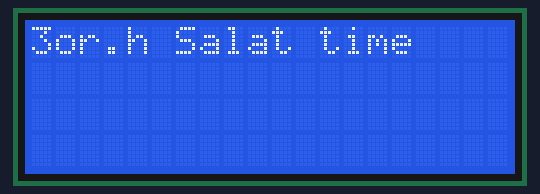
Recording of a sketch running on a simulated Arduino Uno, built with avr-gcc and run on an emulated ATmega328P. Shown: 20×4 character LCD.

Above: at 0.1 s.
At 0.7 s:
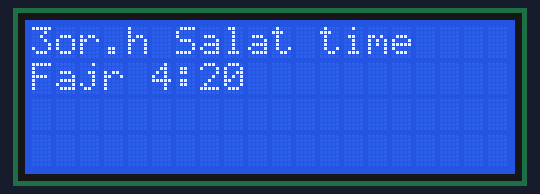
At 3.8 s:
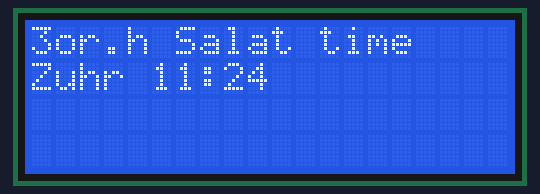
At 6.8 s:
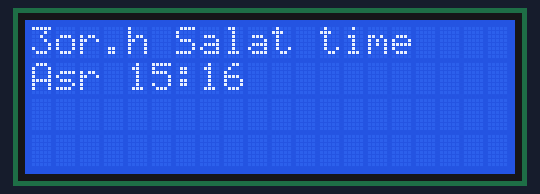
At 9.8 s:
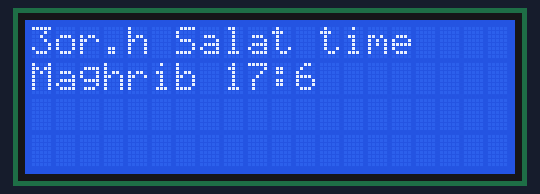
At 12.8 s:
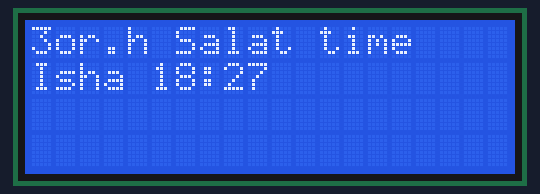

Measured:
- by itself, everything shown: repeats every 15.2 s, in 5 steps
- what the display in image 1 shows lasts 3.0 s, from 0.7 s to 3.7 s
- what the display in image 5 shows lasts 3.1 s, from 12.8 s to 15.9 s

The sketch:

s1.ino
```cpp
#include "Wire.h"
#include <Adafruit_GFX.h>
//#include <Adafruit_PCD8544.h>
//Adafruit_PCD8544 display = Adafruit_PCD8544(7, 6, 5, 4, 3);

int xegg, yegg;

//#define DS1307_I2C_ADDRESS 0x68  // This is the I2C address
#include <Rtc_Pcf8563.h>
Rtc_Pcf8563 rtc;


#include <LiquidCrystal_I2C.h>
LiquidCrystal_I2C lcd(0x27,20,4);

long previousMillis = 0;        // will store last time time was updated
byte second, minute, hour, dayOfWeek, dayOfMonth, month, year;
long interval = 200;
int displayx, displayy, displayradius, x2, y2, x3, y3;
int zero = 0;
char  *Day[] = {"", "Sun", "Mon", "Tue", "Wed", "Thu", "Fri", "Sat"};
double fajr, sunRise, zuhr, asr, maghrib, isha;

// Convert normal decimal numbers to binary coded decimal
byte decToBcd(byte val)
{
  return ( (val / 10 * 16) + (val % 10) );
}

// Convert binary coded decimal to normal decimal numbers
byte bcdToDec(byte val)
{
  return ( (val / 16 * 10) + (val % 16) );
}

// Gets the date and time from the ds1307 and prints result
void getDateDs1307()
{
  /*
  // Reset the register pointer
  Wire.beginTransmission(DS1307_I2C_ADDRESS);
  //Wire.write(0x00);
  Wire.write(zero);
  Wire.endTransmission();
  Wire.requestFrom(DS1307_I2C_ADDRESS, 7);

  second     = bcdToDec(Wire.read() & 0x7f);
  minute     = bcdToDec(Wire.read());
  hour       = bcdToDec(Wire.read() & 0x3f);
  dayOfWeek  = bcdToDec(Wire.read());
  dayOfMonth = bcdToDec(Wire.read());
  month      = bcdToDec(Wire.read());
  year       = bcdToDec(Wire.read());
*/
  second     = rtc.getSecond();
  minute     = rtc.getMinute();
  hour       = rtc.getHour();
  dayOfWeek  = rtc.getWeekday();
  dayOfMonth = rtc.getDay();
  month      = rtc.getMonth();
  year       = rtc.getYear();

}

/*void setDateDs1307()
{
  Wire.beginTransmission(DS1307_I2C_ADDRESS);
  Wire.write(zero);
  Wire.write(decToBcd(second));    // 0 to bit 7 starts the clock
  Wire.write(decToBcd(minute));
  Wire.write(decToBcd(hour));      // for 12 hour am/pm, need to set bit 6 (also need to change readDateDs1307)
  Wire.write(decToBcd(dayOfWeek));
  Wire.write(decToBcd(dayOfMonth));
  Wire.write(decToBcd(month));
  Wire.write(decToBcd(year));
  Wire.endTransmission();
}
*/
/*
void printTime()
{
  int hours, minutes;
  char s[12];
  display.clearDisplay();
  display.setCursor(0, 16);
  display.print(Day[dayOfWeek]);
  display.print(":");
  display.print(char(dayOfMonth / 10 + 0x30));
  display.print(char(dayOfMonth % 10 + 0x30));
  display.print("/");
  display.print(char(month / 10 + 0x30));
  display.print(char(month % 10 + 0x30));
  display.print("/");
  display.print("20");
  display.print(char(year / 10 + 0x30));
  display.print(char(year % 10 + 0x30));

  display.setCursor(18, 26);
  display.print( char( hour / 10 + 0x30) );
  display.print( char( hour % 10 + 0x30) );
  display.print(":");
  display.print( char(minute / 10 + 0x30));
  display.print( char(minute % 10 + 0x30));
  display.print(":");
  display.print(char (second / 10 + 0x30));
  display.print(char (second % 10 + 0x30));
  display.display();
  delay(1000);

  doubleToHrMin(fajr, hours, minutes);
  display.clearDisplay();
  display.setCursor(1, 1);
  display.print("Fajr ");
  display.print(hours);
  display.print(":");
  display.print(minutes);
  display.display();

  doubleToHrMin(zuhr, hours, minutes);
  display.setCursor(1, 10);
  display.print("Zuhr ");
  display.print(hours);
  display.print(":");
  display.print(minutes);
  display.display();

  doubleToHrMin(asr, hours, minutes);
  display.setCursor(1, 20);
  display.print("Asr ");
  display.print(hours);
  display.print(":");
  display.print(minutes);
  display.display();

  doubleToHrMin(maghrib, hours, minutes);
  display.setCursor(1, 30);
  display.print("Maghrib ");
  display.print(hours);
  display.print(":");
  display.print(minutes);
  display.display();

  doubleToHrMin(isha, hours, minutes);
  display.setCursor(1, 40);
  display.print("Isha ");
  display.print(hours);
  display.print(":");
  display.print(minutes);
  display.display();
  delay(5000);
}
*/


void printTime()
{
  int hours, minutes;
  char s[12];
////  lcd.clear();
//  lcd.setCursor(0, 1);
//  lcd.print(Day[dayOfWeek]);
//  lcd.print(":");
//  lcd.print(char(dayOfMonth / 10 + 0x30));
//  lcd.print(char(dayOfMonth % 10 + 0x30));
//  lcd.print("/");
//  lcd.print(char(month / 10 + 0x30));
//  lcd.print(char(month % 10 + 0x30));
//  lcd.print("/");
//  lcd.print("20");
//  lcd.print(char(year / 10 + 0x30));
//  lcd.print(char(year % 10 + 0x30));
//
//  lcd.setCursor(0, 1);
//  lcd.print( char( hour / 10 + 0x30) );
//  lcd.print( char( hour % 10 + 0x30) );
//  lcd.print(":");
//  lcd.print( char(minute / 10 + 0x30));
//  lcd.print( char(minute % 10 + 0x30));
//  lcd.print(":");
//  lcd.print(char (second / 10 + 0x30));
//  lcd.print(char (second % 10 + 0x30));

/*//////////////////////////////////////////////////
  lcd.setCursor(0, 1);
  String now = (String)rtc.getWeekday();
  now += "_";
  now += String(rtc.getDay());
  now += "/";
  now += String(rtc.getMonth());
  now += "/";
  now += "20";
  now += String(rtc.getYear());
  lcd.print(now);
  *//////////////////////////////////////////////////

/*
  lcd.setCursor(0, 1);
  lcd.print( char( hour / 10 + 0x30) );
  lcd.print( char( hour % 10 + 0x30) );
  lcd.print(":");
  lcd.print( char(minute / 10 + 0x30));
  lcd.print( char(minute % 10 + 0x30));
  lcd.print(":");
  lcd.print(char (second / 10 + 0x30));
  lcd.print(char (second % 10 + 0x30));

//  lcd.display();
  delay(1000);
*/
  doubleToHrMin(fajr, hours, minutes);
//  lcd.clear();
  lcd.setCursor(0, 1);
  lcd.print("                ");
  lcd.setCursor(0, 1);
  String p_time = "Fajr ";
  p_time += hours;
  p_time += ":";
  p_time += minutes;
  lcd.print(p_time);
//  lcd.display();

delay(3000);

  doubleToHrMin(zuhr, hours, minutes);
  lcd.setCursor(0, 1);
  lcd.print("                ");
  lcd.setCursor(0, 1);
  p_time = "Zuhr ";
  p_time += hours;
  p_time += ":";
  p_time += minutes;
  lcd.print(p_time);

delay(3000);
//  lcd.display();

  doubleToHrMin(asr, hours, minutes);
  lcd.setCursor(0, 1);
  lcd.print("                ");
  lcd.setCursor(0, 1);
  p_time = "Asr ";
  p_time += hours;
  p_time += ":";
  p_time += minutes;
  lcd.print(p_time);

delay(3000);
//  lcd.display();

  doubleToHrMin(maghrib, hours, minutes);
  lcd.setCursor(0, 1);
  lcd.print("                ");
  lcd.setCursor(0, 1);
  p_time = "Maghrib ";
  p_time += hours;
  p_time += ":";
  p_time += minutes;
  lcd.print(p_time);

delay(3000);
//  lcd.display();

  doubleToHrMin(isha, hours, minutes);
  lcd.setCursor(0, 1);
  lcd.print("                ");
  lcd.setCursor(0, 1);
  p_time = "Isha ";
  p_time += hours;
  p_time += ":";
  p_time += minutes;
  lcd.print(p_time);

delay(3000);
//  display.display();
//  delay(5000);

}

void setup(){
  Wire.begin();
  lcd.backlight();
  lcd.init();
  lcd.setCursor(0, 0);
  lcd.print("3or.h Salat time");
//  display.begin();
//  display.clearDisplay();
//  display.setContrast(25);
//  xegg = (display.width()) / 2;
//  yegg = (display.height()) / 2;
//  display.setTextColor(BLACK);
//  display.setTextSize(1);
//  display.setCursor(22, 18);
//  display.print("Hatem");
//  display.display();
//  delay(500);
//  display.setCursor(24, 28);
//  display.print("ZEHIR");
//  display.display();
  delay(500);
  //getDateDs1307() ;
}


void loop() { //31°53'54.3"N 35°53'24.5"E   35.890138,31.898427
  //getDateDs1307() ; //13.4, 52.5167     //30.585164, 36.238414      //31.953949,  35.910635       //31.898417, 35.890132      //35.57, 31.57  //rtc.getYear(), rtc.getMonth(), rtc.getDay()
  calcPrayerTimes(21 , 10 , 30,  35.9, 31.9,  2, -18, -18, fajr, sunRise, zuhr, asr, maghrib, isha); // year , month, day, Longitude, Latitude, Time Zone, Fajr Twilight, Esha Twilight

//calcPrayerTimes(int year, int month, int day, double longitude, double latitude, int timeZone, double fajrTwilight, double ishaTwilight, double &fajrTime, double &sunRiseTime, double &zuhrTime, double &asrTime, double &maghribTime, double &ishaTime)
  unsigned long currentMillis = millis();

  if (currentMillis - previousMillis > interval) {
    previousMillis = currentMillis;
    //getDateDs1307() ;
    printTime();
  }

}

/*-------------------------------------------------------------------------------------*/
// PRAYER TIME (by Mahmoud Adly Ezzat, Cairo)

//convert Degree to Radian
double degToRad(double degree)
{
  return ((3.1415926 / 180) * degree);
}

//convert Radian to Degree
double radToDeg(double radian)
{
  return (radian * (180 / 3.1415926));
}

//make sure a value is between 0 and 360
double moreLess360(double value)
{
  while (value > 360 || value < 0)
  {
    if (value > 360)
      value -= 360;

    else if (value < 0)
      value += 360;
  }

  return value;
}

//make sure a value is between 0 and 24
double moreLess24(double value)
{
  while (value > 24 || value < 0)
  {
    if (value > 24)
      value -= 24;

    else if (value < 0)
      value += 24;
  }

  return value;
}

//convert the double number to Hours and Minutes
void doubleToHrMin(double number, int &hours, int &minutes)
{
  hours = floor(moreLess24(number));
  minutes = floor(moreLess24(number - hours) * 60);
}

void calcPrayerTimes(int year, int month, int day,
                     double longitude, double latitude, int timeZone,
                     double fajrTwilight, double ishaTwilight,
                     double &fajrTime, double &sunRiseTime, double &zuhrTime,
                     double &asrTime, double &maghribTime, double &ishaTime)
{
  double D = (367 * year) - ((year + (int)((month + 9) / 12)) * 7 / 4) + (((int)(275 * month / 9)) + day - 730531.5);

  double L = 280.461 + 0.9856474 * D;
  L = moreLess360(L);

  double M = 357.528 + (0.9856003) * D;
  M = moreLess360(M);

  double Lambda = L + 1.915 * sin(degToRad(M)) + 0.02 * sin(degToRad(2 * M));
  Lambda = moreLess360(Lambda);

  double Obliquity = 23.439 - 0.0000004 * D;
  double Alpha = radToDeg(atan((cos(degToRad(Obliquity)) * tan(degToRad(Lambda)))));
  Alpha = moreLess360(Alpha);

  Alpha = Alpha - (360 * (int)(Alpha / 360));
  Alpha = Alpha + 90 * (floor(Lambda / 90) - floor(Alpha / 90));

  double ST = 100.46 + 0.985647352 * D;
  double Dec = radToDeg(asin(sin(degToRad(Obliquity)) * sin(degToRad(Lambda))));
  double Durinal_Arc = radToDeg(acos((sin(degToRad(-0.8333)) - sin(degToRad(Dec)) * sin(degToRad(latitude))) / (cos(degToRad(Dec)) * cos(degToRad(latitude)))));

  double Noon = Alpha - ST;
  Noon = moreLess360(Noon);


  double UT_Noon = Noon - longitude;


  ////////////////////////////////////////////
  // Calculating Prayer Times Arcs & Times //
  //////////////////////////////////////////

  // 2) Zuhr Time [Local noon]
  zuhrTime = UT_Noon / 15 + timeZone;

  // Asr Hanafi
  //double Asr_Alt =radToDeg(atan(2+tan(degToRad(latitude - Dec))));
  double Asr_Alt = radToDeg(atan(1.7 + tan(degToRad(latitude - Dec))));
  // Asr Shafii
  //double Asr_Alt = radToDeg(atan(1 + tan(degToRad(latitude - Dec))));
  double Asr_Arc = radToDeg(acos((sin(degToRad(90 - Asr_Alt)) - sin(degToRad(Dec)) * sin(degToRad(latitude))) / (cos(degToRad(Dec)) * cos(degToRad(latitude)))));
  Asr_Arc = Asr_Arc / 15;
  // 3) Asr Time
  asrTime = zuhrTime + Asr_Arc;

  // 1) Shorouq Time
  sunRiseTime = zuhrTime - (Durinal_Arc / 15);

  // 4) Maghrib Time
  maghribTime = zuhrTime + (Durinal_Arc / 15);

  double Esha_Arc = radToDeg(acos((sin(degToRad(ishaTwilight)) - sin(degToRad(Dec)) * sin(degToRad(latitude))) / (cos(degToRad(Dec)) * cos(degToRad(latitude)))));
  // 5) Isha Time
  ishaTime = zuhrTime + (Esha_Arc / 15);

  // 0) Fajr Time
  double Fajr_Arc = radToDeg(acos((sin(degToRad(fajrTwilight)) - sin(degToRad(Dec)) * sin(degToRad(latitude))) / (cos(degToRad(Dec)) * cos(degToRad(latitude)))));
  fajrTime = zuhrTime - (Fajr_Arc / 15);

  return;
}
```
